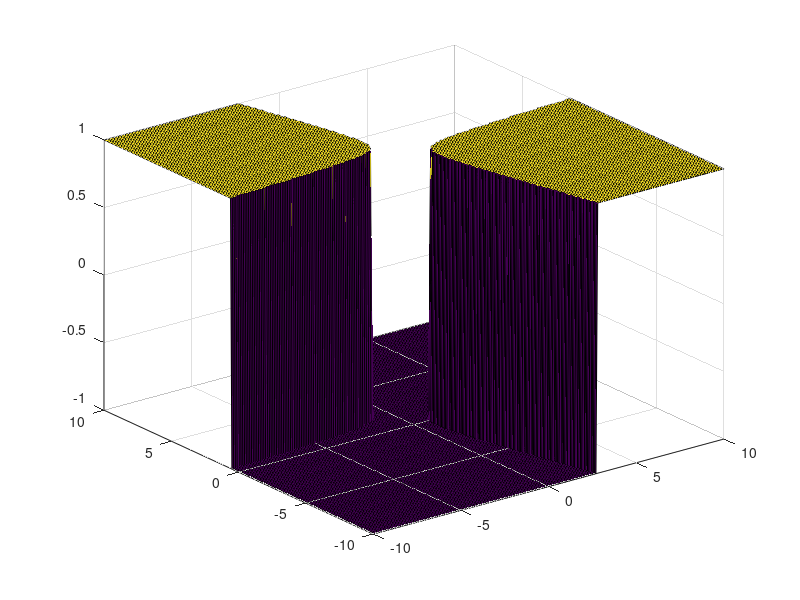

Write MATLAB code to recreate this figure.
%aula_11march

[X1,X2] = meshgrid(-10:0.1:10);

% X3 = 2*X1+X2-2;
X3 = 2*X1+X2-2*X1.*X2+0.1.*X1.^2-0.5.*X2.^2-2;

figure(1);
% surf(X1,X2,X3);
% hold on;
surf(X1,X2,sign(X3));
% hold off;